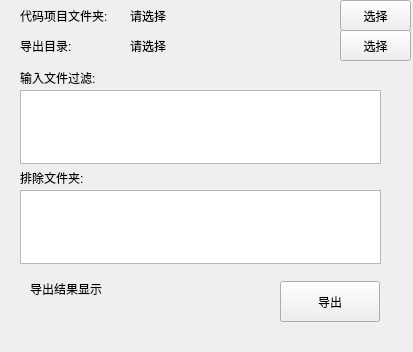
<?xml version="1.0" encoding="UTF-8"?>
<ui version="4.0">
 <class>QCodeExport</class>
 <widget class="QWidget" name="QCodeExport">
  <property name="geometry">
   <rect>
    <x>0</x>
    <y>0</y>
    <width>413</width>
    <height>352</height>
   </rect>
  </property>
  <property name="windowTitle">
   <string>代码导出</string>
  </property>
  <widget class="QLabel" name="label">
   <property name="geometry">
    <rect>
     <x>20</x>
     <y>6</y>
     <width>101</width>
     <height>20</height>
    </rect>
   </property>
   <property name="text">
    <string>代码项目文件夹:</string>
   </property>
  </widget>
  <widget class="QLabel" name="label_codedir">
   <property name="geometry">
    <rect>
     <x>130</x>
     <y>6</y>
     <width>201</width>
     <height>20</height>
    </rect>
   </property>
   <property name="text">
    <string>请选择</string>
   </property>
  </widget>
  <widget class="QLabel" name="label_3">
   <property name="geometry">
    <rect>
     <x>20</x>
     <y>35</y>
     <width>101</width>
     <height>21</height>
    </rect>
   </property>
   <property name="text">
    <string>导出目录:</string>
   </property>
  </widget>
  <widget class="QLabel" name="label_exportPath">
   <property name="geometry">
    <rect>
     <x>130</x>
     <y>36</y>
     <width>201</width>
     <height>20</height>
    </rect>
   </property>
   <property name="text">
    <string>请选择</string>
   </property>
  </widget>
  <widget class="QLabel" name="label_5">
   <property name="geometry">
    <rect>
     <x>20</x>
     <y>70</y>
     <width>101</width>
     <height>16</height>
    </rect>
   </property>
   <property name="text">
    <string>输入文件过滤:</string>
   </property>
  </widget>
  <widget class="QTextEdit" name="textEdit_codeFileFilter">
   <property name="geometry">
    <rect>
     <x>20</x>
     <y>90</y>
     <width>361</width>
     <height>74</height>
    </rect>
   </property>
  </widget>
  <widget class="QLabel" name="label_6">
   <property name="geometry">
    <rect>
     <x>20</x>
     <y>170</y>
     <width>101</width>
     <height>16</height>
    </rect>
   </property>
   <property name="text">
    <string>排除文件夹:</string>
   </property>
  </widget>
  <widget class="QTextEdit" name="textEdit_excludeDirs">
   <property name="geometry">
    <rect>
     <x>20</x>
     <y>190</y>
     <width>361</width>
     <height>74</height>
    </rect>
   </property>
  </widget>
  <widget class="QPushButton" name="pushButton_export">
   <property name="geometry">
    <rect>
     <x>280</x>
     <y>281</y>
     <width>100</width>
     <height>41</height>
    </rect>
   </property>
   <property name="text">
    <string>导出</string>
   </property>
  </widget>
  <widget class="QLabel" name="label_result">
   <property name="geometry">
    <rect>
     <x>30</x>
     <y>280</y>
     <width>241</width>
     <height>31</height>
    </rect>
   </property>
   <property name="text">
    <string>导出结果显示</string>
   </property>
   <property name="alignment">
    <set>Qt::AlignLeading|Qt::AlignLeft|Qt::AlignTop</set>
   </property>
  </widget>
  <widget class="QPushButton" name="pushButton_selectProject">
   <property name="geometry">
    <rect>
     <x>340</x>
     <y>0</y>
     <width>71</width>
     <height>31</height>
    </rect>
   </property>
   <property name="text">
    <string>选择</string>
   </property>
  </widget>
  <widget class="QPushButton" name="pushButton_selectExport">
   <property name="geometry">
    <rect>
     <x>340</x>
     <y>30</y>
     <width>71</width>
     <height>31</height>
    </rect>
   </property>
   <property name="text">
    <string>选择</string>
   </property>
  </widget>
 </widget>
 <resources/>
 <connections/>
</ui>
